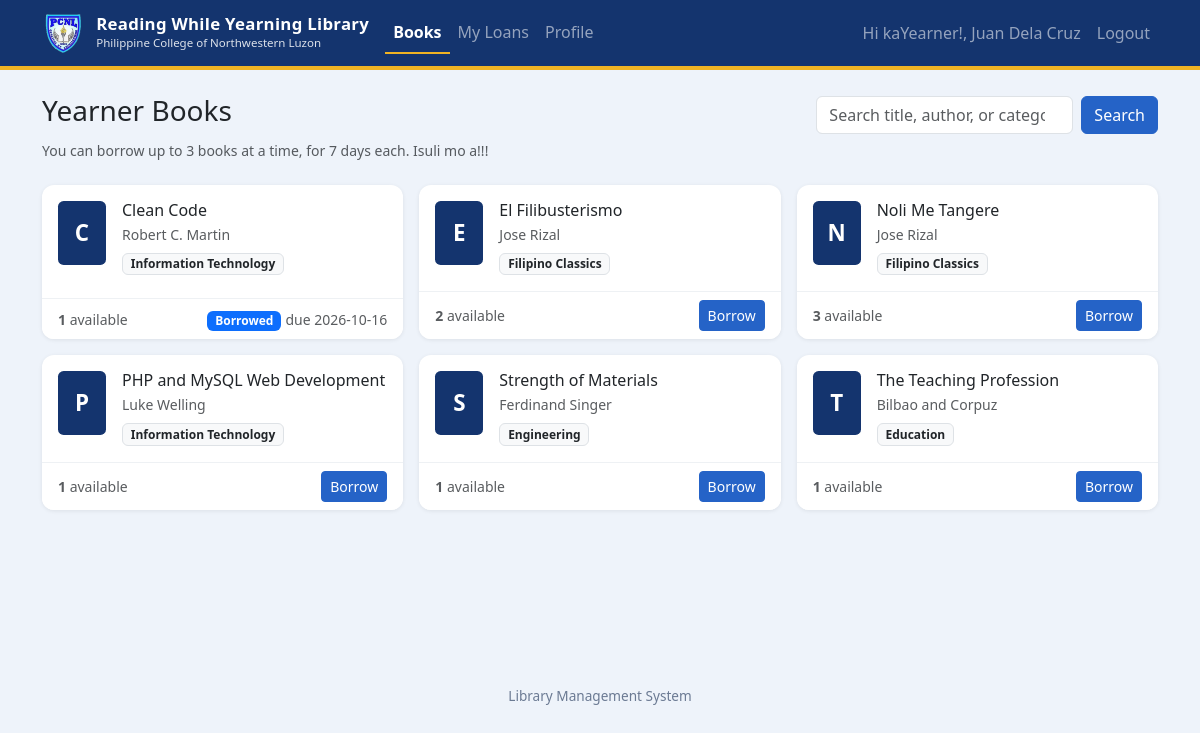
Page /books.php (signed in) on the committed database.
### tables this page shows
CREATE TABLE books (
  id INT AUTO_INCREMENT PRIMARY KEY,
  title VARCHAR(200) NOT NULL,
  author VARCHAR(120) NOT NULL,
  category VARCHAR(60) DEFAULT '',
  copies INT NOT NULL DEFAULT 1
);

### connection.php (called while the page is built, shortened)
<?php
function run_query($conn, $sql, $types = "", $params = array()) {
    $stmt = mysqli_prepare($conn, $sql);
    if ($types != "") {
        mysqli_stmt_bind_param($stmt, $types, ...$params);
    }
    if (!mysqli_stmt_execute($stmt)) {
        die("Query error: " . mysqli_stmt_error($stmt));
    }
    $result = mysqli_stmt_get_result($stmt);
    return $result;
}
function e($text) {
    return htmlspecialchars((string)$text, ENT_QUOTES, 'UTF-8');
}
function first_letter($text) {
    return function_exists('mb_substr') ? mb_strtoupper(mb_substr($text, 0, 1)) : strtoupper(substr($text, 0, 1));
}
?>

### books.php (the view, shortened to what this page needs)
<?php
include 'connection.php';
$user_id = $_SESSION['user_id'];
$q = isset($_GET['q']) ? trim($_GET['q']) : "";
$like = "%" . $q . "%";
$books = run_query($conn,
    "SELECT b.*, b.copies - (SELECT COUNT(*) FROM loans l WHERE l.book_id = b.id AND l.returned_on IS NULL) AS available
     FROM books b
     WHERE b.title LIKE ? OR b.author LIKE ? OR b.category LIKE ?
     ORDER BY b.title",
    "sss", array($like, $like, $like));
$mine = array();
$result = run_query($conn, "SELECT book_id, due_on FROM loans WHERE user_id = ? AND returned_on IS NULL", "i", array($user_id));
while ($row = mysqli_fetch_assoc($result)) {
    $mine[$row['book_id']] = $row['due_on'];
}
include 'header.php';
?>
<section>
  <div class="d-flex flex-wrap justify-content-between align-items-center mb-1">
    <h1 class="h3 mb-2">Yearner Books</h1>
    <form class="d-flex" method="GET">
      <input class="form-control me-2" type="search" name="q" placeholder="Search title, author, or category" value="<?php echo e($q); ?>">
      <button type="submit" class="btn btn-primary">Search</button>
    </form>
  </div>
  <p class="text-muted small mb-4">You can borrow up to <?php echo MAX_LOANS; ?> books at a time, for <?php echo LOAN_DAYS; ?> days each. Isuli mo a!!!</p>
  <?php if (mysqli_num_rows($books) == 0) { ?>
    <div class="alert alert-info">No books found.</div>
  <?php } else { ?>
  <div class="row row-cols-1 row-cols-md-2 row-cols-xl-3 g-3">
    <?php while ($b = mysqli_fetch_assoc($books)) { ?>
      <div class="col">
        <article class="card book-card h-100">
          <div class="card-body d-flex">
            <div class="book-icon me-3"><?php echo e(first_letter($b['title'])); ?></div>
            <div>
              <h2 class="h6 mb-1"><?php echo e($b['title']); ?></h2>
              <div class="text-muted small"><?php echo e($b['author']); ?></div>
              <?php if ($b['category'] != "") { ?>
                <span class="badge bg-light text-dark border mt-2"><?php echo e($b['category']); ?></span>
              <?php } ?>
            </div>
          </div>
          <div class="card-footer bg-white d-flex justify-content-between align-items-center">
            <small class="text-muted"><span class="avail fw-semibold"><?php echo (int)$b['available']; ?></span> available</small>
            <div class="book-action">
              <?php if (isset($mine[$b['id']])) { ?>
                <span class="badge bg-primary">Borrowed</span> <small class="text-muted">due <?php echo e($mine[$b['id']]); ?></small>
              <?php } elseif ($b['available'] <= 0) { ?>
                <span class="badge bg-secondary">Not available</span>
              <?php } else { ?>
                <form method="POST" class="borrow-form">
                  <button type="submit" class="btn btn-sm btn-primary">Borrow</button>
                </form>
              <?php } ?>
            </div>
          </div>
        </article>
      </div>
    <?php } ?>
  </div>
  <?php } ?>
</section>
<?php include 'footer.php'; ?>

### assets/style.css (style rules this page uses)
:root { --navy: #14346e; --navy-dark: #0f2a5c; --gold: #f0b323; --blue: #2563c7; --blue-dark: #1d4fa3; --page-bg: #eef3fa; --brand: var(--navy); --brand-dark: var(--navy-dark); }
body { background: var(--page-bg); }
h1, h2 { font-weight: 700; color: var(--navy); }
.card { border: 0; border-radius: .75rem; box-shadow: 0 1px 4px rgba(0, 0, 0, .08); }
.card-footer { border-top: 1px solid #eef1f4; border-radius: 0 0 .75rem .75rem !important; }
.btn-primary { background: var(--blue); border-color: var(--blue); }
.book-card { transition: transform .12s, box-shadow .12s; }
.book-icon { width: 48px; height: 64px; flex-shrink: 0; border-radius: .35rem; background: var(--brand); color: #fff; display: flex; align-items: center; justify-content: center; font-size: 1.4rem; font-weight: 700; }

### rows in the picture
books: title "C", title "Clean Code", author "Robert C. Martin", category "Information Technology", available "1", id "2026-10-16"
books: title "E", title "El Filibusterismo", author "Jose Rizal", category "Filipino Classics", available "2"
books: title "N", title "Noli Me Tangere", author "Jose Rizal", category "Filipino Classics", available "3"
books: title "P", title "PHP and MySQL Web Development", author "Luke Welling", category "Information Technology", available "1"
books: title "S", title "Strength of Materials", author "Ferdinand Singer", category "Engineering", available "1"
books: title "T", title "The Teaching Profession", author "Bilbao and Corpuz", category "Education", available "1"

### other values in the picture
$label "Books My Loans Profile"
$_SESSION['name'] "Juan Dela Cruz"
MAX_LOANS "3"
LOAN_DAYS "7"
